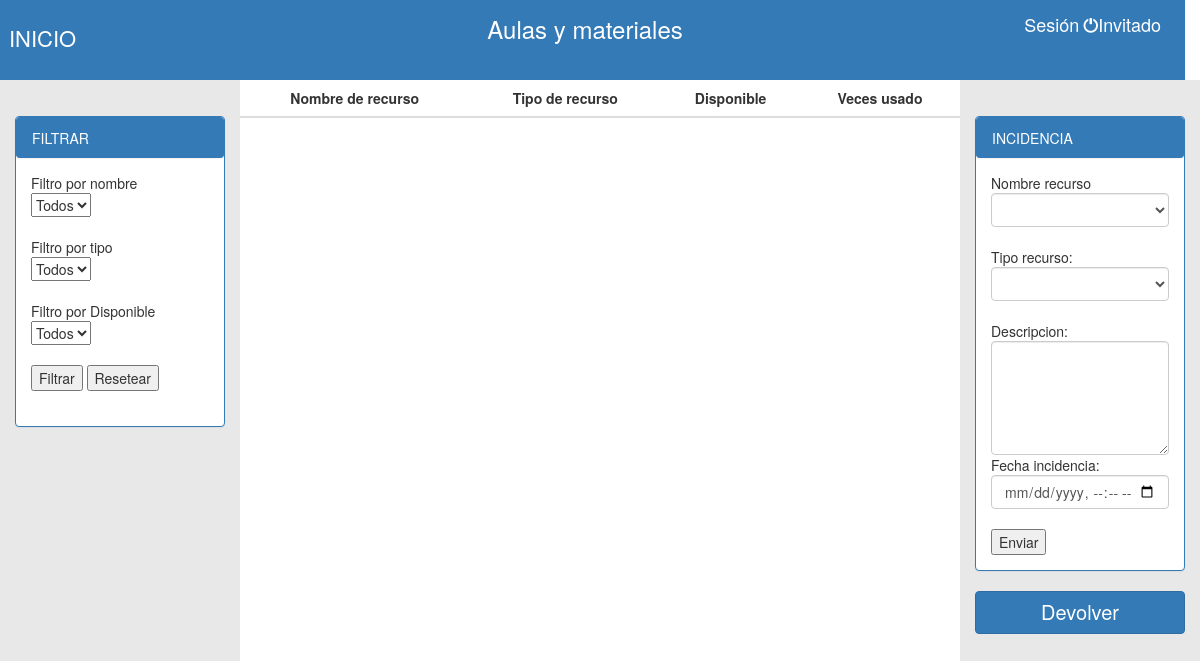
Before: /David_Nuria_Jorge/principal.php with the older database file.
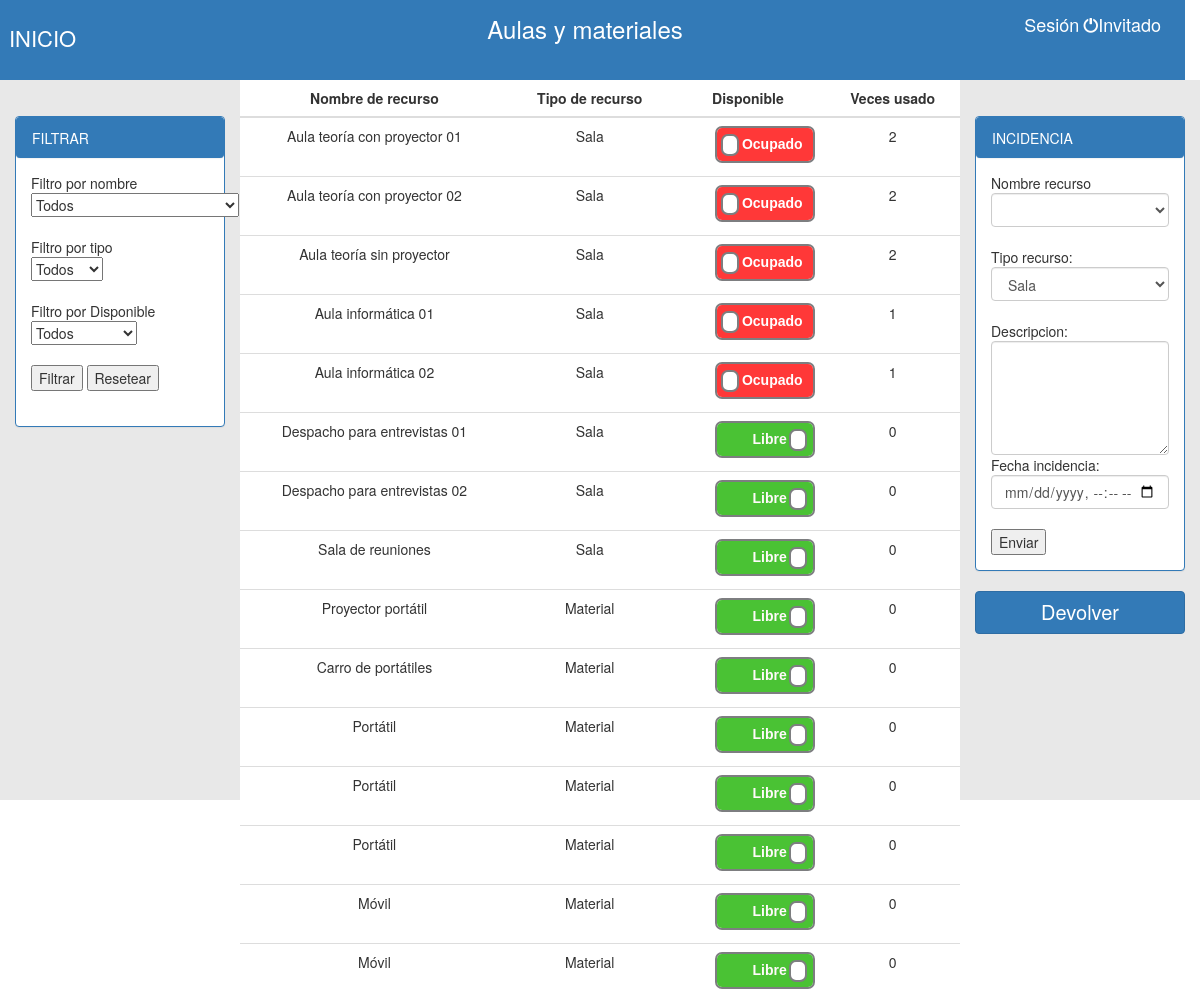
After: the same page with the newer database file.
### tables this page shows
CREATE TABLE `tbl_recurso` (
  `idRecurso` int(4) NOT NULL,
  `nombreRecursos` varchar(35) DEFAULT NULL,
  `tipoRecursos` enum('Sala','Material') DEFAULT NULL,
  `Ocupado` tinyint(1) NOT NULL
);

### David_Nuria_Jorge/incidencias.proc.php (called while the page is built, shortened)
<?php
	include('conexio.php');
	$qn="SELECT DISTINCT nombreRecursos FROM tbl_recurso";
	$querymuestran=mysqli_query($conexion,$qn);
	$sql1="SELECT DISTINCT tipoRecursos FROM tbl_recurso";
	$qrecu= mysqli_query($conexion, $sql1);

### David_Nuria_Jorge/principal.php (the view, shortened to what the changed rows need)
<!DOCTYPE html>
<html>
<head>
	<link rel="stylesheet" type="text/css" href="css/style.css">
	<link rel="stylesheet" href="https://maxcdn.bootstrapcdn.com/bootstrap/3.3.7/css/bootstrap.min.css">
</head>
<body>
								<?php
								$conexion=mysqli_connect("localhost","root","","bd_empresa");
								mysqli_set_charset($conexion, "utf8");
								?>
	<div id="contenedor_derch">
		<div class="col-lg-12">
			<div class="panel-group">
				<div class="panel panel-primary">
					<div class="panel-body">
						<form>
							<?php
								include('incidencias.proc.php');
								echo "<form name='formulario' method='POST' action='principal.php' accept-charset='UTF-8'>";
								echo "Nombre recurso<br>";
								echo "<select class='form-control' id='nombreRecursos' name='nombreRecursos'>";
										echo "<option></option>";
										while ($row=mysqli_fetch_array($querymuestran)) {
											echo '<option value="'.($row['nombreRecursos']).'">'.($row['nombreRecursos']).'</option>';
										}
								echo "</select><br>";
								echo "Tipo recurso:<br>";
									echo "<select name='tipoRecursos' class='form-control' id='textbox' required />";
										while ($row=mysqli_fetch_array($qrecu)) {
											echo '<option value="'.$row['tipoRecursos'].'">'.$row['tipoRecursos'].'</option>';
										}
									echo "</select><br>";
								echo "Descripcion:<br>";
								echo "<textarea name='descripcionIncidencia' class='form-control' rows='5' id='comment' required /></textarea>";
								echo "Fecha incidencia:<br>";
								echo "<input class='form-control' type='datetime-local' name='fechaIncidencia' size='20' id='textbox' required /><br>";
								echo "<input type='submit' value='Enviar' id='btnsubmit'><br>";
							?>
						</form>
					</div>
				</div>
			</div>
		</div>
	</div>
	<?php
		$conexion=mysqli_connect("localhost", "root", "", "bd_empresa");
		if(!$conexion){
			echo "Error: No se pudo conectar a MySQL." . PHP_EOL;
			echo "errno de depuración: " . mysqli_connect_errno() . PHP_EOL;
			echo "error de depuración: " . mysqli_connect_error() . PHP_EOL;
			exit;
		} else {
		mysqli_query($conexion, "SET NAMES 'utf8'");
		if((isset($_REQUEST['devolver']))){
			?>
			<div id="contenedor_central">
				<table class="table">
					<thead>
						<tr>
							<th class="centro">Nombre de recurso</th>
							<th class="centro">Tipo de recurso</th>
							<th class="centro">Devolver</th>
						</tr>
					</thead>
					<tbody>
						<?php
							$k= "SELECT tbl_recurso.nombreRecursos,tbl_recurso.tipoRecursos,tbl_recurso.idRecurso from tbl_reserva inner join tbl_recurso where tbl_reserva.idRecurso = tbl_recurso.idRecurso and idUsuario = $_SESSION[idUsuario] and tbl_reserva.fechaLiberamiento is null";
							$rvis = mysqli_query($conexion, $k);
							if(mysqli_num_rows($rvis)>0){
								while($reserva = mysqli_fetch_array($rvis)){
									echo "<form action='principal.php' method='POST'>";
										echo "<tr class='filas'>";
											echo "<td>$reserva[nombreRecursos]</td>";
											echo "<td>$reserva[tipoRecursos]</td>";
											echo "<td>";
												echo "<button type='submit'name='devolverProducto' value='$reserva[idRecurso]' id='boton_devolver' class='btn btn-primary btn-block'>Devolver</button>";
											echo"</td>";
										echo "</tr>";
								}
									echo "<input type='hidden' name='devolver'>";
									echo "</form>";
							}
						?>
		<?php
			}else{
					?>
		<div id="contenedor_central">
			<table class="table">
				<thead>
					<tr>
						<th class="centro">Nombre de recurso</th>
						<th class="centro">Tipo de recurso</th>
						<th class="centro">Disponible</th>
						<th class="centro">Veces usado</th>
					</tr>
				</thead>
				<tbody>
					<?php
						$q = "SELECT tbl_recurso.idRecurso ,tbl_recurso.nombreRecursos,tbl_recurso.tipoRecursos, tbl_recurso.Ocupado, count(tbl_reserva.idReserva) as veces_usado from tbl_recurso LEFT JOIN tbl_reserva on tbl_recurso.idRecurso = tbl_reserva.idRecurso group by tbl_recurso.idRecurso";
						$resultados = mysqli_query($conexion, $q);
						if(mysqli_num_rows($resultados)>0){
							$cont=0;
							while($reserva = mysqli_fetch_array($resultados)){
								echo "<form action='principal.php' method='REQUEST'>";
									echo "<tr class='filas'>";
										echo "<td>$reserva[nombreRecursos]</td>";
										echo "<td>$reserva[tipoRecursos]</td>";
										echo "<td>";
											echo "<div class='onoffswitch'>";
												if($reserva['Ocupado']==0){
													echo "<label class='onoffswitch-label' for='myonoffswitch$cont'>";
														echo "<span class='onoffswitch-switch'></span>";
													echo "</label>";
												}else{
													echo "<label class='onoffswitch-label' >";
														echo "<span class='onoffswitch-switch'></span>";
													echo "</label>";
												}
											echo "</div>";
										echo "<td>$reserva[veces_usado]</td>";
									echo "</tr>";
								echo "</form>";
								$cont++;
							}
						}
			}
		}
		?>
				</tbody>
			</table>
		</div>
</body>
</html>

Changed rows visible on the page:
added tbl_recurso: nombreRecursos "Aula teoría con proyector 01", tipoRecursos "Sala", reserva "2"
added tbl_recurso: nombreRecursos "Aula teoría con proyector 02", tipoRecursos "Sala", reserva "2"
added tbl_recurso: nombreRecursos "Aula teoría sin proyector", tipoRecursos "Sala", reserva "2"
added tbl_recurso: nombreRecursos "Aula informática 01", tipoRecursos "Sala", reserva "1"
added tbl_recurso: nombreRecursos "Aula informática 02", tipoRecursos "Sala", reserva "1"
added tbl_recurso: nombreRecursos "Despacho para entrevistas 01", tipoRecursos "Sala", reserva "0"
added tbl_recurso: nombreRecursos "Despacho para entrevistas 02", tipoRecursos "Sala", reserva "0"
added tbl_recurso: nombreRecursos "Sala de reuniones", tipoRecursos "Sala", reserva "0"
added tbl_recurso: nombreRecursos "Proyector portátil", tipoRecursos "Material", reserva "0"
added tbl_recurso: nombreRecursos "Carro de portátiles", tipoRecursos "Material", reserva "0"
added tbl_recurso: nombreRecursos "Portátil", tipoRecursos "Material", reserva "0"
added tbl_recurso: nombreRecursos "Portátil", tipoRecursos "Material", reserva "0"
added tbl_recurso: nombreRecursos "Portátil", tipoRecursos "Material", reserva "0"
added tbl_recurso: nombreRecursos "Móvil", tipoRecursos "Material", reserva "0"
added tbl_recurso: nombreRecursos "Móvil", tipoRecursos "Material", reserva "0"
Other visible differences:
form field tipoRecursos: (not shown) → "Sala"
